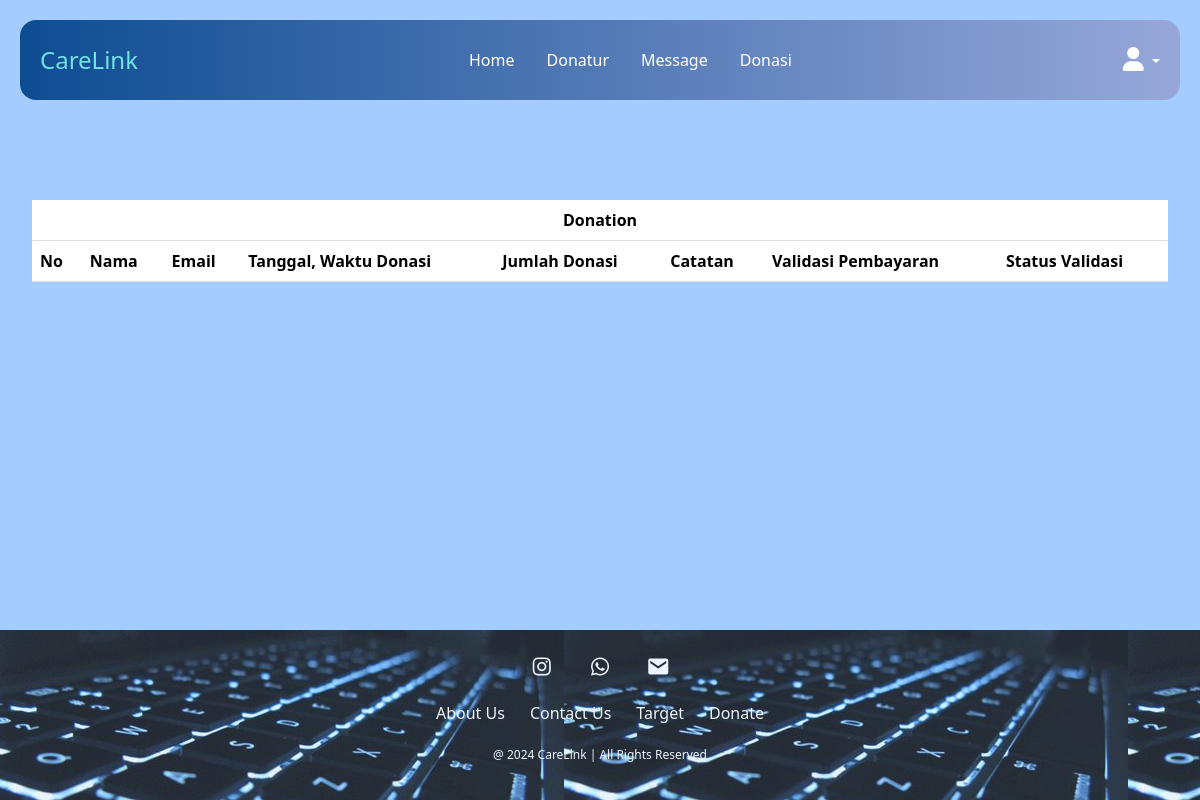
Page /User/Admin/dataAdmin.php on the earlier database version.
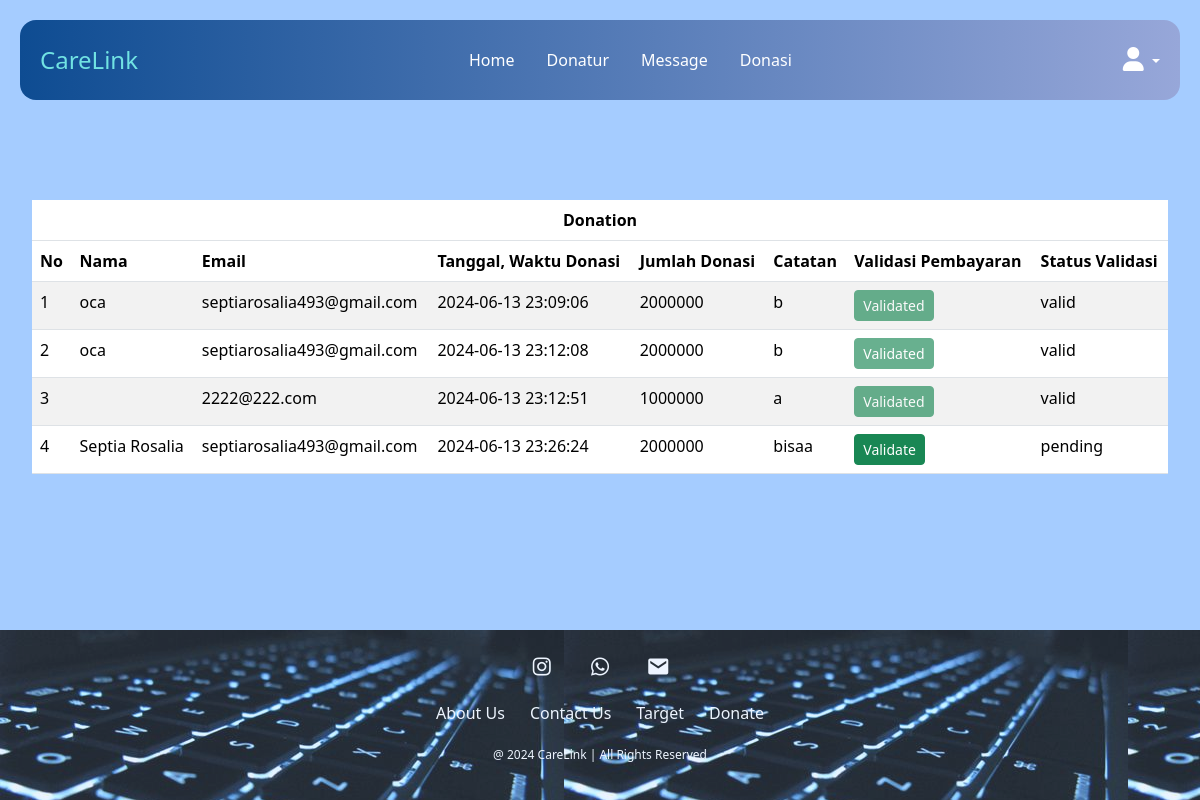
Same page on the later database version.
### tables this page shows
CREATE TABLE `donasi` (
  `id` int(11) NOT NULL,
  `name` varchar(50) DEFAULT NULL,
  `status` varchar(50) NOT NULL,
  `date_time` datetime NOT NULL,
  `jumlah_donasi` double NOT NULL,
  `target_donasi` varchar(255) NOT NULL,
  `email` varchar(100) DEFAULT NULL,
  `notes` varchar(255) DEFAULT NULL,
  `validation_status` varchar(20) DEFAULT 'pending'
);

### User/Admin/dataAdmin.php (the view, shortened to what the changed rows need)
<!DOCTYPE html>
<html lang="en">
<head>
  <link href="https://cdn.jsdelivr.net/npm/bootstrap@5.3.3/dist/css/bootstrap.min.css" rel="stylesheet">
  <link href="style-contact-us.css" rel="stylesheet">
  <link href="style.css" rel="stylesheet">
  <link href="style(1).css" rel="stylesheet">
  <link href='https://unpkg.com/boxicons@2.1.4/css/boxicons.min.css' rel='stylesheet'>
  <link rel="stylesheet" href="https://cdnjs.cloudflare.com/ajax/libs/font-awesome/6.0.0-beta3/css/all.min.css">
</head>
<body>
    <div class="main-content">
        <div class="container-fluid" style="margin-top: 120px;">
            <div class="table-container">
                <table class="table table-striped">
                    <thead>
                        <tr>
                            <th colspan="8" class="text-center text-black table-heading">Donation</th>
                        </tr>
                        <tr>
                        <th>No</th>
                        <th>Nama</th>
                        <th>Email</th>
                        <th>Tanggal, Waktu Donasi</th>
                        <th>Jumlah Donasi</th>
                        <th>Catatan</th>
                        <th>Validasi Pembayaran</th>
                        <th>Status Validasi</th>
                        </tr>
                    </thead>
                    <tbody id="donationTableBody">
                        <?php
                        $servername = "localhost";
                        $username = "root";
                        $password = "";
                        $dbname = "carelink";
                        $conn = new mysqli($servername, $username, $password, $dbname);
                        $sql = "SELECT * FROM donasi;";
                        $result = $conn->query($sql);
                        $no = 1;
                        while($row = $result->fetch_assoc()) {
                            $validation_status = isset($row["validation_status"]) ? $row["validation_status"] : 'pending';
                            echo "<tr>
                                <td>".$no."</td>
                                <td>".$row["name"]."</td>
                                <td>".$row["email"]."</td>
                                <td>".$row["date_time"]."</td>
                                <td>".$row["jumlah_donasi"]."</td>
                                <td>".$row["notes"]."</td>
                                <td class='actions-column'>
                                    <button class='btn btn-success btn-sm validate-btn' data-donation-id='".$row["id"]."' ".($validation_status == 'valid' ? 'disabled' : '').">".($validation_status == 'valid' ? 'Validated' : 'Validate')."</button>
                                </td>
                                <td class='validation-status'>".$validation_status."</td>
                            </tr>";
                            $no++;
                        }
                        ?>
                    </tbody>
                </table>
            </div>
        </div>
    </div>
</body>
</html>

Differences in the rows shown:
added donasi: name "oca", email "septiarosalia493@gmail.com", date_time "2024-06-13 23:09:06", jumlah_donasi "2000000", notes "b", shows "Validated", validation_status "valid"
added donasi: name "oca", email "septiarosalia493@gmail.com", date_time "2024-06-13 23:12:08", jumlah_donasi "2000000", notes "b", shows "Validated", validation_status "valid"
added donasi: email "2222@222.com", date_time "2024-06-13 23:12:51", jumlah_donasi "1000000", notes "a", shows "Validated", validation_status "valid"
added donasi: name "Septia Rosalia", email "septiarosalia493@gmail.com", date_time "2024-06-13 23:26:24", jumlah_donasi "2000000", notes "bisaa", shows "Validate", validation_status "pending"
